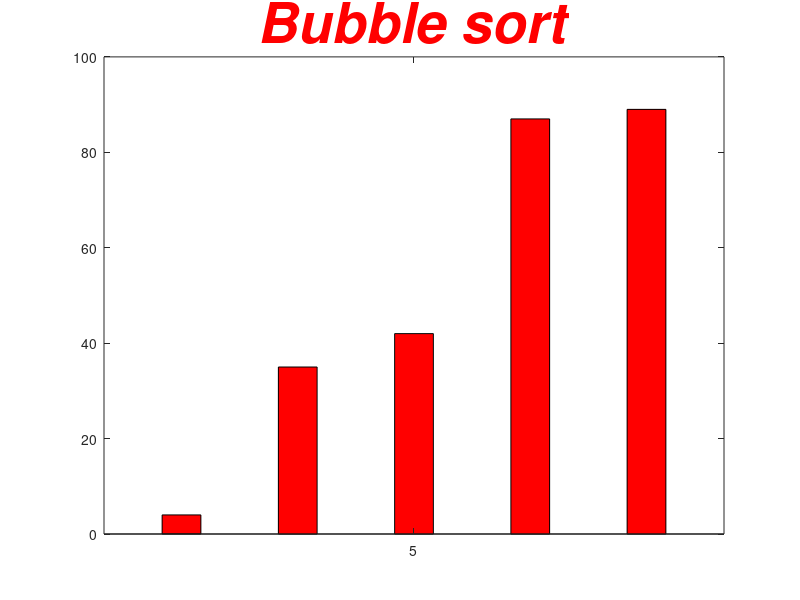

Write MATLAB code to recreate this figure.
clear all
close all
clc

#----Bubble sort visualizer----
disp("----Bubble sort visualizer----");
#x stores number of values
prompt = "Enter number of values :- ";
x = input(prompt);
#lst stores random number list of x values
lst = randi([1,100],1,x);

#list before bubble sort algorithm is executed
disp("Before bubble sort :-");
disp(lst);
#n stores size of list in the second axis
n = size(lst,2);
#plotting list before bubble sort algorithm is executed
bar(n,lst,0.5,'r');
title('Bubble sort','Color','r','FontSize',40,'FontAngle','italic');
pause(0.5);

#----Bubble sort algorithm----
for i = 1:(n-1)
  for j = 1:(n-i)
    if lst(j) > lst(j+1)
      temp = lst(j);
      lst(j) = lst(j+1);
      lst(j+1) = temp;
    endif
    #plotting intermediate results of bubble sort algorithm
    b = bar(n,lst,0.5,'g');
    title('Bubble sort','Color','g','FontSize',40,'FontAngle','italic');
    set(b(j),'FaceColor','c');
    set(b(j+1),'FaceColor','b');
    pause(0.5);
  endfor
endfor

#list after bubble sort algorithm is executed
disp("After bubble sort :-");
disp(lst);
#plotting list after bubble sort algorithm is executed
bar(n,lst,0.5,'r');
title('Bubble sort','Color','r','FontSize',40,'FontAngle','italic');
